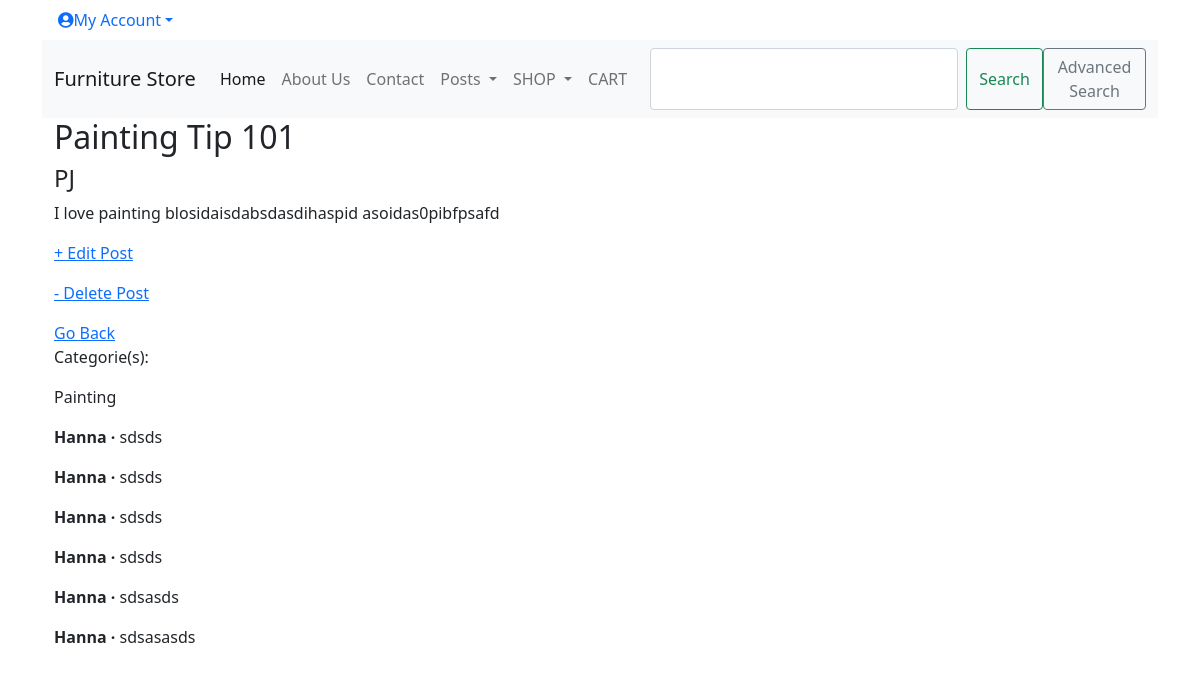
The app's page /posts/post/ccd7a3c1-720f-4400-8f14-cd6cd9efec12/painting-tip-101 (signed in) with its own data.
### posts/models.py (models this page shows, shortened)
class Post(models.Model):
    id = models.UUIDField(primary_key=True,
                          default=uuid.uuid4,
                          editable=False)
    title = models.CharField(max_length=200)
    author = models.ForeignKey(
        'accounts.CustomUser',
        on_delete=models.CASCADE,
    )
    body = models.TextField()
    category = models.ManyToManyField(Category)
    slug = models.SlugField(null=True, unique=True)

class Category(models.Model):
    id = models.UUIDField(primary_key=True,
                          default=uuid.uuid4,
                          editable=False)
    name = models.CharField(max_length=50)
    description = models.TextField()

class Comment(models.Model):
    id = models.UUIDField(primary_key=True,
                          default=uuid.uuid4,
                          editable=False)
    post = models.ForeignKey(
        Post,
        on_delete=models.CASCADE,
        related_name = 'comments',
    )
    comment = models.CharField(max_length=140)
    author = models.ForeignKey(
        get_user_model(),
        on_delete=models.CASCADE,
    )
    def __str__(self) -> str:
        return self.comment

### accounts/models.py (models this page shows)
class CustomUser(AbstractUser):
    id = models.UUIDField(primary_key=True,
                          default=uuid.uuid4,
                          editable=False)
    age = models.PositiveBigIntegerField(null=True, blank=True)

### posts/views.py (the view)
# urls.py: path('post/<uuid:pk>/<slug:slug>', PostDetailView.as_view(), name='post_detail'),
class PostDetailView(LoginRequiredMixin, DetailView):
    model = Post
    template_name = 'post_detail.html'

### accounts/models.py (called while the page is built)
    def get_absolute_url(self):
        return reverse("show_profile", args=[str(self.id)])

### accounts/templatetags/auth_extras.py (called while the page is built)
@register.filter(name='has_group')
def has_group(user, group_name):
    group = Group.objects.get(name=group_name)
    return True if group in user.groups.all() else False

### cart/context_processors.py (called while the page is built)
def counter(request):
    item_count = 0
    if 'admin' in request.path:
        return {}
    else:
        try:
            cart = Cart.objects.filter(cart_id=_cart_id(request))
            cart_items = CartItem.objects.all().filter(cart=cart[:1])
            for cart_item in cart_items:
                item_count += cart_item.quantity
        except Cart.DoesNotExist:
            item_count = 0
    return {'item_count':item_count}

### cart/views.py (called while the page is built)
def _cart_id(request):
    cart = request.session.session_key
    if not cart:
        cart = request.session.create()
    return cart

### shop/context_processors.py (called while the page is built)
def menu_links(request):
    links = Category.objects.all()
    return {'links':links}

### shop/models.py (called while the page is built)
    def get_absolute_url(self):
        return reverse('products_by_category', args=[self.id])

### posts/templates/post_detail.html (shortened to what this page needs)
{% extends 'base.html' %}
    {% block content %}
    <div class="post-entry">
        <h2>{{post.title}}</h2>
        <h4>{{post.author.username}}</h4>
        <p>{{post.body}}</p>
        <p><a href={% url 'post_edit' post.pk %}>+ Edit Post</a></p>
        <p><a href={% url 'post_delete' post.pk %}>- Delete Post</a></p>
        <a href={% url 'posts' %}>Go Back</a>
        <p>Categorie(s): </p>
        {% for category in post.category.all %}
            <p>{{ category.name }}<p>
        {% endfor %}
        {% for comment in post.comments.all %}
        <p>
            <span class="fw-bold">{{ comment.author }} &middot; </span>
            {{ comment }}
        <p>
            {% endfor %}
    </div>
    {% endblock content %}

### static/css/base.css (style rules this page uses)
h1, a, header { color: rgb(110, 199, 132); }
body { font-family: 'Source Sans Pro', sans-serif; font-size: 18px; }

### records on screen
Post: title "Painting Tip 101", author.username "PJ", body "I love painting blosidaisdabsdasdihaspid asoidas0pibfpsafd"
Category: name "Painting"
Comment: author "Hanna", comment "sdsds"
Comment: author "Hanna", comment "sdsds"
Comment: author "Hanna", comment "sdsds"
Comment: author "Hanna", comment "sdsds"
Comment: author "Hanna", comment "sdsasds"
Comment: author "Hanna", comment "sdsasasds"
